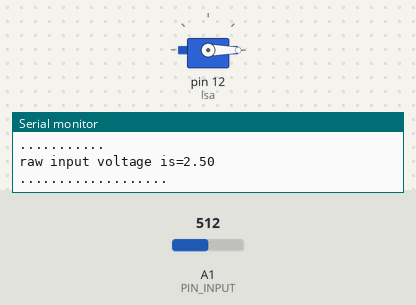
A sketch run on a simulated Arduino Uno, built with avr-gcc and run on an emulated ATmega328P. On the bench: servo, the last lines printed to the serial monitor. The test bench sets the inputs (shaded band); at power-on: A1 (PIN_INPUT) = 512.

Above: at 1.2 s.
1.3 s: A1 (PIN_INPUT) set to 306
At 1.53 s:
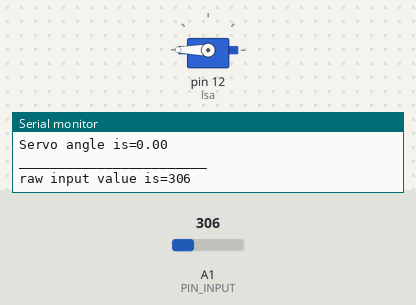
At 3.4 s:
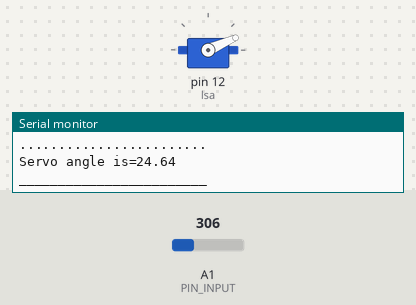
4.3 s: A1 (PIN_INPUT) set to 25
At 5.2 s:
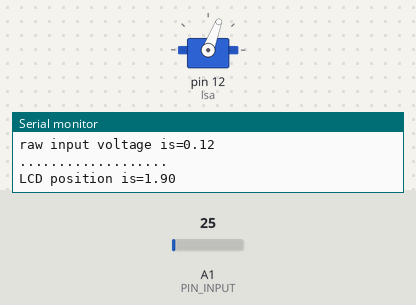
7.3 s: A1 (PIN_INPUT) set to 0
10.3 s: A1 (PIN_INPUT) set to 45
13.3 s: A1 (PIN_INPUT) set to 0
Timing chart, 0 to 21.8 s (numbered marks = the images above; inputs shaded):
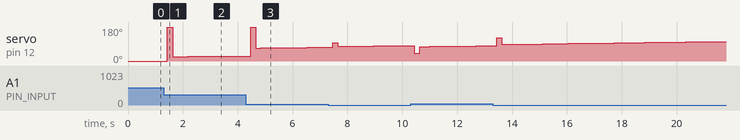

Measured:
- after the input at 1.3 s, servo on pin 12 (lsa): 0° → 180° after 0.14 s, → 23° 0.19 s later, → 24° 0.57 s later, → 25° 1.7 s later

The sketch:

MI_1abc.ino
```cpp
#include <PID_v1.h>
#include <Servo.h>

#define PIN_INPUT A1

Servo lsa;
int i;
int RawInput = 0;
double RawV = 0;
double LCD_pos = 0;
double Setpoint, Input, Output;
double Kp = 2, Ki =0.1, Kd =1 ;
PID myPID(&Input, &Output, &Setpoint, Kp, Ki, Kd, DIRECT);
void setup()
{
  Setpoint = 35;
  lsa.attach(12);
  myPID.SetMode(AUTOMATIC);
  Serial.begin(9600);

}

void loop()
{
  RawInput = analogRead(PIN_INPUT);
  RawV =  RawInput * (5.0 / 1023.0);
  LCD_pos = ((RawV / 4.5) * 70);
  Input = LCD_pos;
  myPID.Compute();
  lsa.write(Output);
  Serial.print("raw input value is=");
  Serial.println(RawInput);
  Serial.println("...........");
  Serial.print("raw input voltage is=");
  Serial.println(RawV);
  Serial.println("...................");
  Serial.print("LCD position is=");
  Serial.println(LCD_pos);
  Serial.println("........................");
  Serial.print("Servo angle is=");
  Serial.println(Output);
  Serial.println("________________________");
}
```
